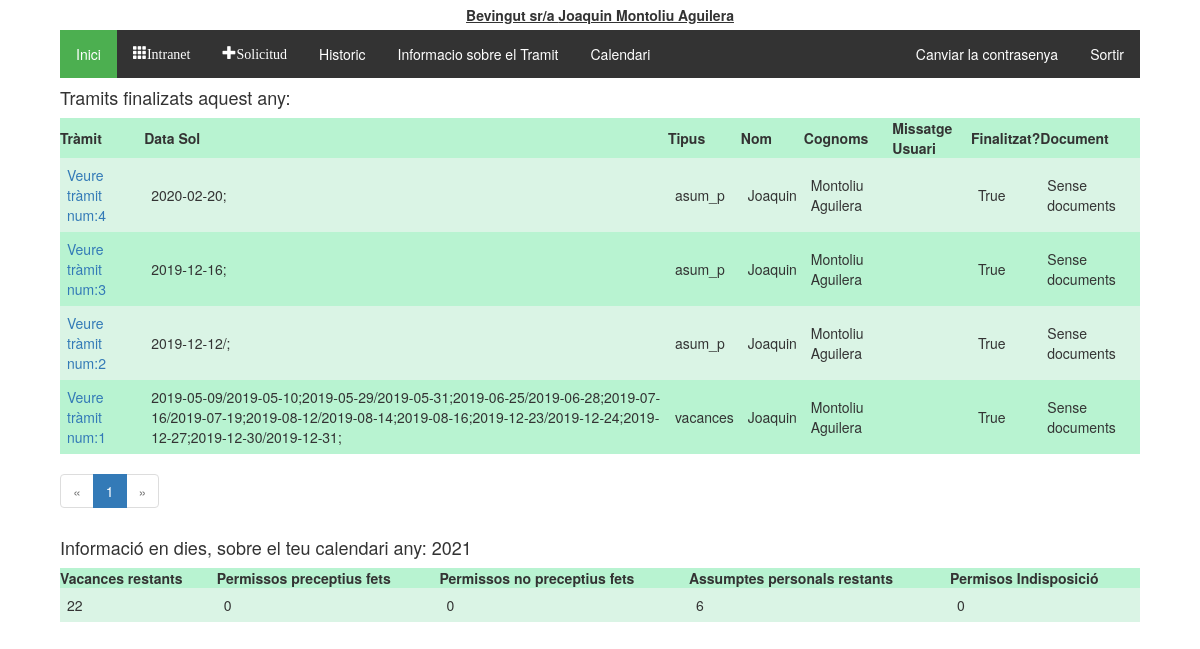
/tramitador/historic/ (signed in), run on an earlier commit of the app's database.
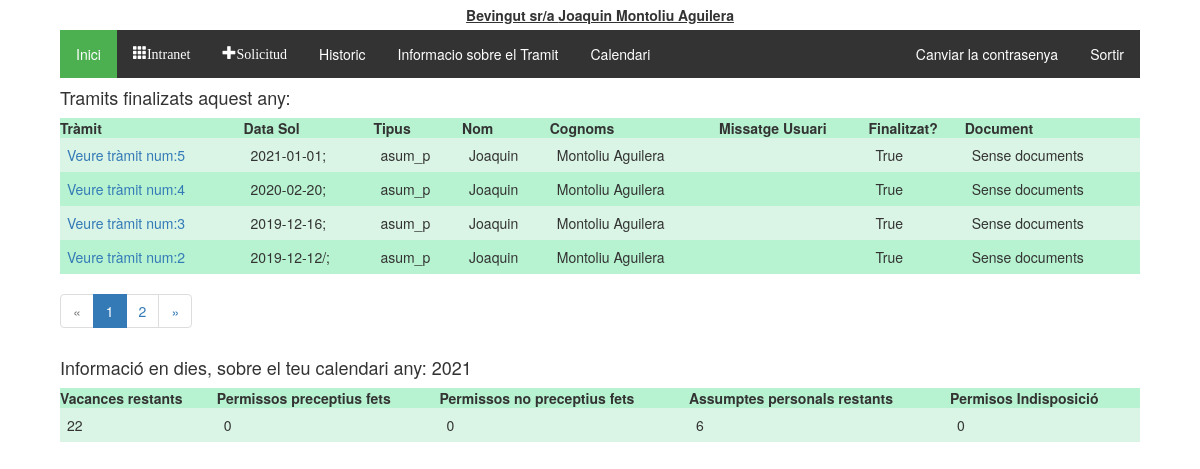
And on a later commit of the database.
### tramitador/models.py (models this page shows, shortened)
class Treballadors(AbstractUser):
    usuari = models.CharField(max_length=20)
    foto = models.FileField(upload_to='fotos', blank=True, null=True)
    """nom = models.CharField(max_length=20)
    cognoms = models.CharField(max_length=20)
    email = models.CharField(max_length=50)"""
    dni = models.CharField(max_length=20, null = True, blank=True)
    areas = models.ManyToManyField(Area)
    observacions = models.TextField(null = True, blank=True)
    """rol = models.CharField(max_length=20, choices = tip_rols, default = 'treb')
    estat = models.CharField(max_length=10, choices = tip_estats, default = 'alta')"""
    representant = models.ForeignKey('self', on_delete=models.CASCADE, blank=True, null = True)
    class Meta:
        ordering = ['first_name','last_name']

class Tramit(models.Model):
    validacio = (
        ('conforme','conforme'),
        ('inconforme','no conforme'),
        ('espera', 'en espera'),
    )
    tipologia = (
        ('vacances', 'Vacances'),
        ('perm_precep', 'Permisos preceptius'),
        ('perm_no_precep', 'Permisos no preceptius'),
        ('asum_p', 'Asumptes personals'),
        ('perm_indisposicio', 'Permis Indisposicio'),
        ('perm_altres', 'Altres permissos'),
    )
    treballador = models.ForeignKey(Treballadors, on_delete=models.CASCADE)
    document = models.ForeignKey(Document, on_delete=models.SET_NULL, null=True, blank=True)
    creat_en = models.DateTimeField(auto_now_add=True)
    modificat_en = models.DateTimeField(auto_now=True)
    data_sol = models.CharField(max_length=250, help_text = "Interval de dates amb guións '/', per dies no consecutios emprar ';' Exemple:2019-08-01-2019-08-20;2019-09-09")
    tipus = models.CharField(max_length=40, choices=tipologia, default='asum_p')
    finalitzat = models.BooleanField(default=False)
    """Validacio de RRHH"""
    valRRHH = models.CharField(max_length=20, choices=validacio, default='espera')
    """Validacio del responsable"""
    valResp =  models.CharField(max_length=20, choices=validacio, default='espera')
    """Validacio del Politic"""
    valPol = models.CharField(max_length=20, choices=validacio, default='espera')
    """En cas de voler explicar el motiu"""
    missatge_usuari = models.CharField(max_length=2000, null = True)
    missatge_responsable = models.CharField(max_length=2000, null = True, blank=True)
    """Millores per el admin site"""
    def was_published_recently(self):
        return self.creat_en >= timezone.now() - datetime.timedelta(days=1)
    was_published_recently.admin_order_field = 'creat_en'
    was_published_recently.boolean = True
    was_published_recently.short_description = 'Publicat recentment?'

class Calendari(models.Model):
    any = models.IntegerField(('any'),choices=year_choices(), default=current_year())
    vacances = models.IntegerField(default=22, verbose_name="Vacances disponibles")
    vacances_dies = models.CharField(max_length=500, blank=True)
    perm_precep = models.IntegerField(default=0, verbose_name="Permissos preceptius fets:")
    perm_precep_dies = models.CharField(max_length=500, blank=True)
    perm_no_precep = models.IntegerField(default=0, verbose_name="Permissos no preceptius fets:")
    perm_no_precep_dies = models.CharField(max_length=500, blank=True)
    asum_p = models.IntegerField(default=6,verbose_name="Assumptes perosnals disponibles:")
    asum_p_dies = models.CharField(max_length=500, blank=True)
    perm_indisposicio = models.IntegerField(default=0, verbose_name="Permissos per indisposició fets:", blank=True)
    perm_indisposicio_dies = models.CharField(max_length=500, blank=True)
    perm_altres = models.IntegerField(default=0, verbose_name="Altres permissos", blank=True)
    perm_altres_dies = models.CharField(max_length=500, blank=True)
    treballador = models.ForeignKey(Treballadors, on_delete=models.CASCADE)

### tramitador/views.py (the view)
@login_required
def historic(request):
    today = datetime.date.today()
    groups = request.user.groups.all()
    page = request.GET.get('page', 1)
    tramits_finalitzats = Tramit.objects.all().filter(Q(treballador__id=request.user.id) & Q(finalitzat=True)).order_by('-data_sol')
    paginator = Paginator(tramits_finalitzats, 4)
    try:
        calendari = Calendari.objects.get(treballador__id = request.user.id, any=today.year)
        try:
            tramits_finalitzats = paginator.page(page)
        except PageNotAnInteger:
            tramits_finalitzats = paginator.page(1)
        except EmptyPage:
            tramits_finalitzats = paginator.page(paginator.num_pages)
        context = {'tramits_finalitzats': tramits_finalitzats, 'calendari':calendari}
        return render(request, 'tramits/historic.html', context)
    except Calendari.DoesNotExist:
        try:
            tramits_finalitzats = paginator.page(page)
        except PageNotAnInteger:
            tramits_finalitzats = paginator.page(1)
        except EmptyPage:
            tramits_finalitzats = paginator.page(paginator.num_pages)
        context = {'tramits_finalitzats': tramits_finalitzats}
        return render(request, 'tramits/historic.html', context)

### tramitador/templatetags/group.py (called while the page is built)
@register.filter(name='has_group')
def has_group(user, group_name):
    group_name = group_name.split(";")
    for group in group_name:
        if(user.groups.filter(name=group).exists()):
            return True
    return False

### tramitador/templates/tramits/historic.html
{% extends 'tramits/base.html' %}
{% block content %}
  {% if tramits_finalitzats %}
  <h4>Tramits finalizats aquest any:</h4>
    <table class="TFtable">
      <tr>
        <th>Tràmit</th><th>Data Sol</th><th>Tipus</th><th>Nom</th><th>Cognoms</th><th>Missatge Usuari</th><th>Finalitzat?</th><th>Document</th>
      </tr>
      {% for tramit in tramits_finalitzats %}
      <tr>
        <td><a href="{% url 'tramit_detall' tramit.id %}">Veure tràmit num:{{tramit.id}}</a></td><td>{{tramit.data_sol}}</td><td>{{tramit.tipus}}</td><td>{{tramit.treballador.first_name}}</td><td>{{tramit.treballador.last_name}}</td>
        <td>{{missatge_usuari}}</td><td>{{tramit.finalitzat}}</td>
        <td>
          {% if tramit.document %}
            <a href='{{ tramit.document.document.url }}' class="glyphicon glyphicon-save-file"></a>
          {% else %}
            Sense documents
          {% endif %}
        </td>
      </tr>
      {% endfor %}
    </table>
    <ul class="pagination">
      {% if tramits_finalitzats.has_previous %}
        <li><a href="?page={{ tramits_finalitzats.previous_page_number }}">&laquo;</a></li>
      {% else %}
        <li class="disabled"><span>&laquo;</span></li>
      {% endif %}
      {% for i in tramits_finalitzats.paginator.page_range %}
        {% if tramits_finalitzats.number == i %}
          <li class="active"><span>{{ i }} <span class="sr-only">(current)</span></span></li>
        {% else %}
          <li><a href="?page={{ i }}">{{ i }}</a></li>
        {% endif %}
      {% endfor %}
      {% if tramits_finalitzats.has_next %}
        <li><a href="?page={{ tramits_finalitzats.next_page_number }}">&raquo;</a></li>
      {% else %}
        <li class="disabled"><span>&raquo;</span></li>
      {% endif %}
    </ul>
    {% else %}
      Encara no s'ha finalitzat cap tràmit...
  {% endif %}
  {% if calendari %}
  <h4>Informació en dies, sobre el teu calendari any: {{calendari.any}}</h4>
    <table class="TFtable">
      <tr>
        <th>Vacances restants</th>
        <th>Permissos preceptius fets</th>
        <th>Permissos no preceptius fets</th>
        <th>Assumptes personals restants</th>
        <th>Permisos Indisposició</th>
      </tr>
      <tr>
        <td>{{calendari.vacances}}</td>
        <td>{{calendari.perm_precep}}</td>
        <td>{{calendari.perm_no_precep}}</td>
        <td>{{calendari.asum_p}}</td>
        <td>{{calendari.perm_indisposicio}}</td>
      </tr>
    </table>
  {% else %}
    <p>Encara no tens calendari d'aquest any confeccionat.</p>
  {% endif %}
{% endblock %}

### tramitador/templates/tramits/base.html (shortened to what this page needs)
<!DOCTYPE html>
{% load static %}
{% load group %}
<html lang="es">
  <head>
    <link rel="stylesheet" href="https://maxcdn.bootstrapcdn.com/bootstrap/3.3.5/css/bootstrap.min.css">
    <link rel="stylesheet" href="https://maxcdn.bootstrapcdn.com/font-awesome/4.4.0/css/font-awesome.min.css">
    <link rel="stylesheet" href="//code.jquery.com/ui/1.12.1/themes/base/jquery-ui.css">
    <link rel="stylesheet" href="{% static 'tramits/style.css' %}">
    <link rel="stylesheet" href="{% static 'tramits/bootstrap-year-calendar.css' %}">
  </head>
  <body>
    <div id="heading">
      {% block heading %}
        {% if user.is_authenticated %}
          Bevingut sr/a {{ user.first_name }} {{ user.last_name }}
        {% endif %}
      {% endblock %}
    </div>
    {% if user.is_authenticated %}
      <div id="main_block">
        <div id="options_block">
          <ul class="menu_options">
            <li><a href="{% url 'index' %}" class="active">Inici</a></li>
            <li><a href="{% url 'indexIntranet' %}"class ="glyphicon glyphicon-th">Intranet</a></li>
            <li><a href="{% url 'nou_tramit' %}"class ="glyphicon glyphicon-plus">Solicitud</a></li>
            <li><a href="{% url 'historic' %}">Historic</a></li>
            <li><a target="_blank" href="{% static 'documentacio/manual.pdf' %}">Informacio sobre el Tramit</a></li>
            <li><a target="_blank" href="{% url 'calendari' %}">Calendari</a></li>
            <li class="menu_options_dreta"><a href="{% url 'logout' %}">Sortir</a></li>
            <li class="menu_options_dreta"><a href="/permivac/tramitador/accounts/password_change/">Canviar la contrasenya</a></li>
          </ul>
        </div>
        {% block content %}
        {% endblock %}
      </div>
    {% endif %}
  </body>
</html>

### tramitador/static/tramits/style.css (style rules this page uses)
#heading { display:flex; flex-direction: row; justify-content: center; align-content:center; align-items:center; width: 90%; height: auto; margin-left: auto; margin-right: auto; padding: 5px; text-decoration: underline; font-weight: bold; }
#main_block { display:flex; flex-direction:column; width: 90%; margin-left: auto; margin-right: auto; height: auto; justify-content: center; }
.TFtable { width: 100%; height: auto; padding: 5px; }
.TFtable td { padding:7px; border:border#4ef495 1px solid; }
.TFtable tr { background:#b8f3d1; }
.TFtable tr:nth-child(odd) { background:#b8f3d1; }
.TFtable tr:nth-child(even) { background:#daf4e5; }
ul.menu_options { list-style-type: none; margin: 0; padding: 0; overflow: hidden; background-color: #333; }
ul.menu_options li { float: left; }
ul.menu_options li.menu_options_dreta { float:right; }
ul.menu_options li a { display: block; color: white; text-align: center; padding: 14px 16px; text-decoration: none; }
.active { background-color: #4CAF50; }
a, i { cursor: pointer; }

What changed in the data, as far as the page shows it:
no longer on this page (row unchanged): Tramit: id "1", data_sol "2019-05-09/2019-05-10;2019-05-29/2019-05-31;2019-06-25/2019-06-28;2019-07-16/2019-07-19;2019-08-12/2019-08-14;2019-08-16;2019-12-23/2019-12-24;2019-12-27;2019-12-30/2019-12-31;", tipus "vacances", treballador.first_name "Joaquin", treballador.last_name "Montoliu Aguilera", finalitzat "True", shows "Sense documents"
added Tramit: id "5", data_sol "2021-01-01;", tipus "asum_p", treballador.first_name "Joaquin", treballador.last_name "Montoliu Aguilera", finalitzat "True", shows "Sense documents"
Also different on the page:
new list line: "2"
